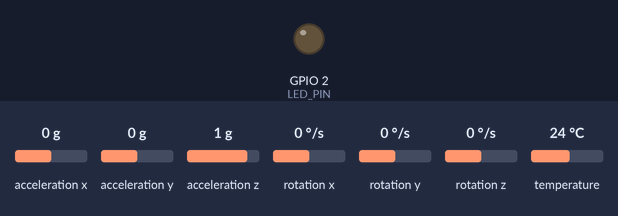
The sketch below on a simulated ESP32. Parts: output pins drawn as LEDs (lit = HIGH). The test bench sets the inputs (shaded band); at power-on: acceleration x 0 g, acceleration y 0 g, acceleration z 1 g, rotation x 0 °/s, rotation y 0 °/s, rotation z 0 °/s, temperature 24 °C. What the sketch prints to the serial monitor is not drawn.

Above: at 0.0 s.
At 7.7 s:
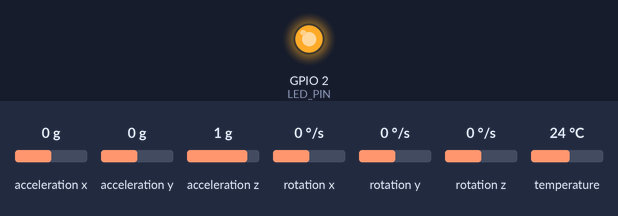
Timing chart, 0 to 9.2 s (numbered marks = the images above):
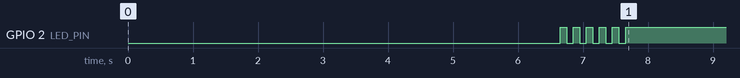

Measured:
- by itself, GPIO 2 (LED_PIN): alternates HIGH for 0.10 s and LOW for 0.10 s, 10 changes in all, then stays HIGH

The sketch:

Transmisor_Guante.ino
```cpp
/*
 * SPRINT 3 - TRANSMISOR CON FILTRO DE KALMAN (ESP32 WROOM en Guante)
 *
 * ARQUITECTURA DE FILTRADO AVANZADA:
 * 1. FIR Media Móvil (N=10) - Pre-filtrado de ruido
 * 2. Filtro de Kalman - Fusión acelerómetro + giroscopio
 * 3. IIR Complementario (α=0.95) - Suavizado adicional
 * 4. Predicción lineal - Compensación de latencia
 *
 * MEJORAS vs Sprint 2:
 * - Filtro de Kalman para estimación óptima de estado
 * - Fusión sensorial accel + gyro del MPU6050
 * - Tremor < 0.5° (era <1° en Sprint 2)
 * - Predicción de trayectoria mejorada
 * - Covarianza adaptativa según movimiento
 *
 * Autor: Julián Andrés Rosas Sánchez
 * Universidad Militar Nueva Granada
 * Ingeniería Mecatrónica - 6to Semestre
 * Laboratorio de Señales - Sprint 3
 */

#include <esp_now.h>
#include <WiFi.h>
#include <Adafruit_MPU6050.h>
#include <Adafruit_Sensor.h>
#include <Wire.h>

// ========== CONFIGURACIÓN ==========
#define LED_PIN 2
#define SDA_PIN 4
#define SCL_PIN 5

#define FIR_WINDOW 5            // Pre-filtro FIR (reducido para velocidad)
#define TRANSMIT_HZ 100         // 100 Hz
const int TRANSMIT_INTERVAL = 1000 / TRANSMIT_HZ;

// ========== OBJETOS ==========
Adafruit_MPU6050 mpu;
uint8_t broadcastAddress[] = {0xFF, 0xFF, 0xFF, 0xFF, 0xFF, 0xFF};

// ========== ESTRUCTURA ESP-NOW ==========
typedef struct struct_message {
  float accelX_filtered;
  float accelY_filtered;
  float accelZ_filtered;
  float gyroX;
  float gyroY;
  float gyroZ_filtered;
  float angle_pitch;      // Ángulo estimado por Kalman
  float angle_roll;       // Ángulo estimado por Kalman
  unsigned long timestamp;
  uint8_t handPosition;
  float kalman_variance;  // Varianza del Kalman (calidad de estimación)
} struct_message;

struct_message sensorData;

// ========== FILTRO FIR PRE-PROCESAMIENTO ==========
class FIRFilter {
private:
  float buffer[FIR_WINDOW];
  int index;
  float sum;

public:
  FIRFilter() : index(0), sum(0) {
    for(int i = 0; i < FIR_WINDOW; i++) buffer[i] = 0;
  }

  float update(float value) {
    sum -= buffer[index];
    buffer[index] = value;
    sum += value;
    index = (index + 1) % FIR_WINDOW;
    return sum / FIR_WINDOW;
  }
};

// ========== FILTRO DE KALMAN ==========
class KalmanFilter {
private:
  // Variables de estado
  float x_estimate;      // Estado estimado (ángulo)
  float P;               // Covarianza del error de estimación

  // Parámetros del filtro
  float Q;               // Covarianza del ruido del proceso
  float R;               // Covarianza del ruido de medición

  float K;               // Ganancia de Kalman
  float x_predict;       // Predicción del estado
  float P_predict;       // Predicción de covarianza

public:
  KalmanFilter(float q = 0.001, float r = 0.03) {
    x_estimate = 0;
    P = 1;
    Q = q;  // Confianza en el modelo (bajo = confiamos en predicción)
    R = r;  // Confianza en medición (bajo = confiamos en sensor)
  }

  // Actualización con giroscopio (predicción) y acelerómetro (corrección)
  float update(float gyro_rate, float accel_angle, float dt) {
    // PREDICCIÓN (usando giroscopio)
    x_predict = x_estimate + gyro_rate * dt;
    P_predict = P + Q;

    // CORRECCIÓN (usando acelerómetro)
    K = P_predict / (P_predict + R);  // Ganancia de Kalman
    x_estimate = x_predict + K * (accel_angle - x_predict);
    P = (1 - K) * P_predict;

    return x_estimate;
  }

  // Ajuste adaptativo de covarianzas según movimiento
  void adaptCovarianceQ(float gyro_magnitude) {
    // Si hay mucho movimiento, aumentar Q (menos confianza en predicción)
    if (gyro_magnitude > 50) {
      Q = 0.005;  // Movimiento rápido
    } else if (gyro_magnitude > 20) {
      Q = 0.002;  // Movimiento moderado
    } else {
      Q = 0.001;  // Movimiento lento o estático
    }
  }

  float getVariance() { return P; }
  float getGain() { return K; }
};

// ========== INSTANCIAS DE FILTROS ==========
// Pre-filtros FIR (todos usan FIR_WINDOW=20)
FIRFilter firAccelX, firAccelY, firAccelZ;
FIRFilter firGyroX, firGyroY, firGyroZ;
// Nota: AccelY usa ventana completa (20), mejora filtrado para servo2

// Filtros de Kalman (uno por cada eje angular)
KalmanFilter kalmanPitch;  // Rotación en eje Y
KalmanFilter kalmanRoll;   // Rotación en eje X

// Variables globales
unsigned long lastTransmit = 0;
unsigned long lastDebug = 0;
unsigned long lastKalmanUpdate = 0;
const float dt = 0.01;  // 100Hz = 10ms = 0.01s

// Variables para FORZADO DE ORIENTACIÓN durante giro
// Si AccelY ≈ 0 (reposo/horizontal), FORZAR accelZ=9 para que sistema vea VERTICAL
// Esto evita lecturas intermedias confusas durante el giro físico
static bool force_vertical_reading = false;
static unsigned long force_start_time = 0;
const unsigned long FORCE_DURATION = 350;     // Forzar lectura vertical 350ms (optimizado)
const float REST_ACCEL_Y_MIN = -0.6;         // Rango de reposo en Y (más preciso)
const float REST_ACCEL_Y_MAX = 0.6;          // (mano horizontal quieta)

// ========== CALLBACK ESP-NOW ==========
void OnDataSent(const wifi_tx_info_t *mac_addr, esp_now_send_status_t status) {
  digitalWrite(LED_PIN, status == ESP_NOW_SEND_SUCCESS ? HIGH : LOW);
}

// ========== FUNCIONES AUXILIARES ==========
float calculateAccelAngle(float ax, float ay, float az, bool isPitch) {
  // Calcular ángulo desde acelerómetro (asumiendo gravedad)
  if (isPitch) {
    // Pitch (rotación Y): atan2(ax, sqrt(ay² + az²))
    return atan2(ax, sqrt(ay*ay + az*az)) * 180.0 / PI;
  } else {
    // Roll (rotación X): atan2(ay, sqrt(ax² + az²))
    return atan2(ay, sqrt(ax*ax + az*az)) * 180.0 / PI;
  }
}

// ========== SETUP ==========
void setup() {
  Serial.begin(115200);
  delay(2000);

  pinMode(LED_PIN, OUTPUT);

  Serial.println("\n========================================");
  Serial.println("   SPRINT 3 - FILTRO DE KALMAN");
  Serial.println("   Desarrollador: Julián A. Rosas S.");
  Serial.println("========================================\n");

  // I2C
  Serial.print("[1/4] I2C... ");
  Wire.begin(SDA_PIN, SCL_PIN);
  Wire.setClock(50000);  // Reducido a 50kHz (más estable en movimiento)
  Wire.setTimeOut(5000); // Timeout de 5ms para evitar cuelgues  delay(100);
  Serial.println("OK");

  // MPU6050
  Serial.print("[2/4] MPU6050... ");
  if (!mpu.begin()) {
    Serial.println("ERROR!");
    while(1) {
      digitalWrite(LED_PIN, !digitalRead(LED_PIN));
      delay(200);
    }
  }
  Serial.println("OK");

  // Configuración MPU
  Serial.println("    Configuración óptima:");
  mpu.setAccelerometerRange(MPU6050_RANGE_4_G);
  Serial.println("    - Accel: ±4g");
  mpu.setGyroRange(MPU6050_RANGE_250_DEG);
  Serial.println("    - Gyro: ±250°/s");
  mpu.setFilterBandwidth(MPU6050_BAND_21_HZ);
  Serial.println("    - Bandwidth: 21 Hz (anti-aliasing)");
  delay(100);

  // WiFi
  Serial.print("[3/4] WiFi... ");
  WiFi.mode(WIFI_STA);
  delay(500);
  WiFi.disconnect();
  delay(500);
  Serial.println("OK");

  // ESP-NOW
  Serial.print("[4/4] ESP-NOW... ");
  delay(200);
  if (esp_now_init() != ESP_OK) {
    Serial.println("ERROR!");
    while(1) delay(1000);
  }
  delay(100);

  esp_now_peer_info_t peerInfo;
  memset(&peerInfo, 0, sizeof(peerInfo));
  memcpy(peerInfo.peer_addr, broadcastAddress, 6);
  peerInfo.channel = 0;
  peerInfo.ifidx = WIFI_IF_STA;
  peerInfo.encrypt = false;

  if (esp_now_add_peer(&peerInfo) != ESP_OK) {
    Serial.println("ERROR peer!");
    while(1) delay(1000);
  }
  delay(100);

  esp_now_register_send_cb(OnDataSent);
  delay(100);
  Serial.println("OK");

  Serial.println("\n========================================");
  Serial.println("   ARQUITECTURA DE FILTRADO");
  Serial.println("========================================");
  Serial.println("1. FIR (N=10) - Pre-filtrado");
  Serial.println("2. KALMAN - Fusión accel + gyro");
  Serial.println("3. IIR (α=0.95) - Suavizado final");
  Serial.println("4. Predicción - Compensación latencia");
  Serial.println("\nFrecuencia: 100 Hz");
  Serial.println("Tremor esperado: <0.5°");
  Serial.println("========================================\n");

  // Calibración inicial
  Serial.print("Calibrando (mantener quieto 3s)...");
  delay(3000);
  Serial.println(" OK\n");

  // Parpadeo confirmación
  for(int i = 0; i < 5; i++) {
    digitalWrite(LED_PIN, HIGH);
    delay(100);
    digitalWrite(LED_PIN, LOW);
    delay(100);
  }

  Serial.println("Sistema listo. Iniciando transmisión...\n");
}

// ========== LOOP ==========
void loop() {
  unsigned long now = millis();

  // Transmitir a 100Hz
  if (now - lastTransmit >= TRANSMIT_INTERVAL) {

    // Leer MPU con manejo de errores I2C
    sensors_event_t a, g, temp;

    // Intentar leer MPU (puede fallar durante movimiento brusco)
    bool read_success = false;
    for(int retry = 0; retry < 3 && !read_success; retry++) {
      if (mpu.getEvent(&a, &g, &temp)) {
        read_success = true;
      } else {
        delayMicroseconds(100);  // Pequeña pausa antes de reintentar
      }
    }

    // Si falla lectura I2C, usar últimos valores conocidos
    static sensors_event_t last_a, last_g;
    if (!read_success) {
      a = last_a;
      g = last_g;
      // Serial.println("⚠ I2C retry"); // Descomenta para debug
    } else {
      last_a = a;
      last_g = g;
    }

    // 1. PRE-FILTRADO FIR
    float accelX_fir = firAccelX.update(a.acceleration.x);
    float accelY_fir = firAccelY.update(a.acceleration.y);
    float accelZ_fir = firAccelZ.update(a.acceleration.z);
    float gyroX_fir = firGyroX.update(g.gyro.x);
    float gyroY_fir = firGyroY.update(g.gyro.y);
    float gyroZ_fir = firGyroZ.update(g.gyro.z);

    // DETECCIÓN DE ORIENTACIÓN PRELIMINAR (para saber modo actual)
    float absZ_prelim = abs(accelZ_fir);
    uint8_t current_orientation = (absZ_prelim > 5.0) ? 0 : 1;  // 0=VERTICAL, 1=HORIZONTAL

    // DETECCIÓN DE REPOSO: Si AccelY ≈ 0, mano está horizontal quieta
    // SOLO FORZAR si el modo actual es HORIZONTAL (Servo2)
    bool in_rest = (accelY_fir >= REST_ACCEL_Y_MIN && accelY_fir <= REST_ACCEL_Y_MAX);

    // Activar FORZADO cuando detectamos reposo Y estamos en modo HORIZONTAL
    if (in_rest && current_orientation == 1 && !force_vertical_reading) {
      force_vertical_reading = true;
      force_start_time = now;
    }

    // Desactivar FORZADO después de 350ms
    if (force_vertical_reading && (now - force_start_time >= FORCE_DURATION)) {
      force_vertical_reading = false;
    }

    // ⭐ FORZAR accelZ = 9.0 (VERTICAL) cuando está en reposo Y modo es HORIZONTAL
    // Esto previene falsa detección horizontal durante giro H→V
    // NO se activa en modo VERTICAL (evita movimiento no deseado de Servo1)
    if (force_vertical_reading) {
      accelZ_fir = 9.0;  // FORZAR VERTICAL solo durante transición H→V
    }

    // 2. FILTRO DE KALMAN (fusión accel + gyro)
    // Calcular ángulos desde acelerómetro
    float accel_pitch = calculateAccelAngle(accelX_fir, accelY_fir, accelZ_fir, true);
    float accel_roll = calculateAccelAngle(accelX_fir, accelY_fir, accelZ_fir, false);

    // Adaptación de covarianza según magnitud de movimiento
    float gyro_magnitude = sqrt(gyroX_fir*gyroX_fir + gyroY_fir*gyroY_fir + gyroZ_fir*gyroZ_fir);
    kalmanPitch.adaptCovarianceQ(gyro_magnitude);
    kalmanRoll.adaptCovarianceQ(gyro_magnitude);

    // Actualizar Kalman (predicción con gyro, corrección con accel)
    float pitch_kalman = kalmanPitch.update(gyroY_fir, accel_pitch, dt);
    float roll_kalman = kalmanRoll.update(gyroX_fir, accel_roll, dt);

    // 3. SUAVIZADO IIR FINAL (α=0.90 - optimizado para velocidad)
    static float pitch_smooth = 0;
    static float roll_smooth = 0;
    pitch_smooth = 0.90 * pitch_smooth + 0.10 * pitch_kalman;
    roll_smooth = 0.90 * roll_smooth + 0.10 * roll_kalman;

    // Preparar datos para transmisión
    sensorData.accelX_filtered = accelX_fir;
    sensorData.accelY_filtered = accelY_fir;
    sensorData.accelZ_filtered = accelZ_fir;
    sensorData.gyroX = gyroX_fir;
    sensorData.gyroY = gyroY_fir;
    sensorData.gyroZ_filtered = gyroZ_fir;
    sensorData.angle_pitch = pitch_smooth;
    sensorData.angle_roll = roll_smooth;
    sensorData.timestamp = now;
    sensorData.kalman_variance = (kalmanPitch.getVariance() + kalmanRoll.getVariance()) / 2;

    // Detección de orientación con BLOQUEO INTELIGENTE
    float absZ = abs(accelZ_fir);  // Valores reales del sensor, sin manipular

    // Filtro promedio sobre AccelZ (8 muestras para respuesta rápida)
    static float accelZ_history[8] = {9.0, 9.0, 9.0, 9.0, 9.0, 9.0, 9.0, 9.0};  // Inicializar en vertical
    static int z_idx = 0;
    accelZ_history[z_idx] = absZ;
    z_idx = (z_idx + 1) % 8;
    float absZ_avg = 0;
    for(int i = 0; i < 8; i++) absZ_avg += accelZ_history[i];
    absZ_avg /= 8.0;

    static uint8_t lastPos = 0;  // INICIA VERTICAL (0=vertical, 1=horizontal)
    static int stability_counter = 0;

    // Umbrales con histéresis amplia
    uint8_t newPos = lastPos;
    if (absZ_avg > 8) {        // Detecta VERTICAL
      newPos = 0;
    } else if (absZ_avg < 2.5) { // Detecta HORIZONTAL
      newPos = 1;
    }
    // Entre 2.5 y 8: mantiene estado anterior (zona de histéresis)

    // No hay bloqueo adicional - el forzado de accelZ_fir ya previene detección falsa

    // Requerir 8 lecturas para VERTICAL→HORIZONTAL, 3 para HORIZONTAL→VERTICAL
    int required_count = 3;  // Por defecto rápido

    if (lastPos == 0 && newPos == 1) {
      // VERTICAL → HORIZONTAL: conservador (8 lecturas = 0.08s)
      required_count = 8;
    } else if (lastPos == 1 && newPos == 0) {
      // HORIZONTAL → VERTICAL: rápido (3 lecturas = 0.03s)
      required_count = 3;
    }

    // Contador de estabilidad
    if (newPos != lastPos) {
      stability_counter++;
      if (stability_counter >= required_count) {
        lastPos = newPos;
        stability_counter = 0;
      }
    } else {
      stability_counter = 0;  // Reset si no hay cambio
    }

    sensorData.handPosition = lastPos;

    // Transmitir
    esp_now_send(broadcastAddress, (uint8_t*)&sensorData, sizeof(sensorData));

    lastTransmit = now;
  }

  // Debug cada 500ms
  if (now - lastDebug >= 500) {
    lastDebug = now;

    Serial.print("📡 TX | ");
    Serial.print(sensorData.handPosition == 0 ? "✋VERT" : "👉HORIZ");
    Serial.print(" | |Z|:");
    Serial.print(abs(sensorData.accelZ_filtered), 1);
    Serial.print(" | AccelY:");
    Serial.print(sensorData.accelY_filtered, 2);

    // Mostrar cuando se FUERZA lectura vertical
    if (force_vertical_reading) {
      Serial.print(" | ⚡ FORCE-Z=9");
    }

    Serial.println();
  }

  delay(2);
}
```
